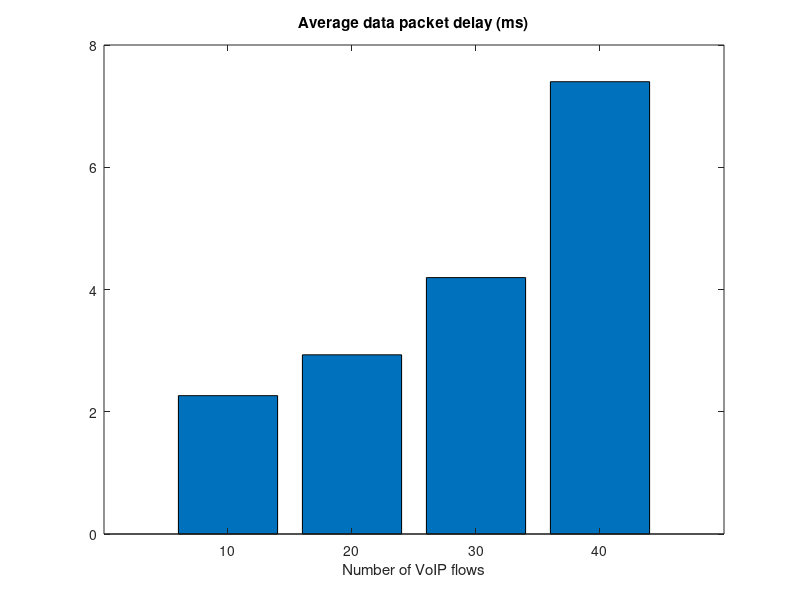
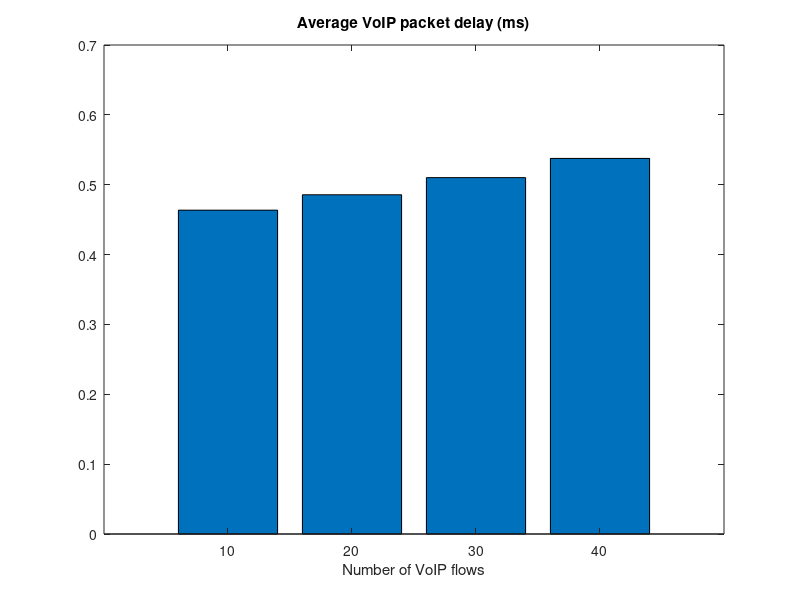

Recreate these plots in MATLAB, in order.
%% Task 2.c.
%--------------------------------
%-------System parameters--------
%--------------------------------   
lambda = 1500;          %pps (data packets)
C = 10 * 10^6;          %bps
f = 1000000;            %Bytes
nVoIP = [10,20,30,40];  %number of VoIP flows

%--------------------------------
%----------Data packets----------
%--------------------------------

% packet sizes: 19% for 64 bytes, 23% for 110 bytes, 17% for 1518 bytes
%               equal probability for all other values (65 to 109 and 111 to 1517)
nPacketSizes = 1518-64 + 1;
otherProbability = (1 - 0.19 - 0.23 - 0.17) / (nPacketSizes - 3);

dataPacketProb(64:1518) = otherProbability;  %vector containing all packets probabilities
dataPacketProb(64) = 0.19;
dataPacketProb(110) = 0.23;
dataPacketProb(1518) = 0.17;

% Expected value of data packet transmission time
EDataPacket = 0; %seconds
% Second Moment of data packet transmission time
ESqrDataPacket = 0; %seconds

for i = 64:1518
    packetTransmitionTime = i*8/C;
    EDataPacket = EDataPacket + packetTransmitionTime * dataPacketProb(i);
    ESqrDataPacket = ESqrDataPacket + packetTransmitionTime^2 * dataPacketProb(i);
end

% mean queue delay
%Wq = lambda*ESqrDataPacket / (2 * (1 - lambda*EDataPacket));
% mean system delay
%W = Wq + EDataPacket;


%--------------------------------
%----------VoIP packets----------
%--------------------------------
%
%VoIP packet sizes: uniformly distributed between 110 and 130 Bytes
%VoIP time between arrivals: uniformly distribued between 16 and 24 ms
%
%Uniform distribution
%a - minimum value
%b - maximum value
%E(X) = 1/2(b+a)
%E(X^2) = (b^3 - a^3) / (3*b - 3*a)

minTransmitionTime = 110*8/C;    %seconds
maxTransmitionTime = 130*8/C;    %seconds

% Expected value of VoIP packet transmission time
EVoipPacket = 1/2*(maxTransmitionTime+minTransmitionTime); %seconds
% Second moment of VoIP packet transmission time
ESqrVoipPacket = (maxTransmitionTime^3 - minTransmitionTime^3) / (3*maxTransmitionTime - 3*minTransmitionTime); %seconds

minArrivalTime = 16 / 1000;    %seconds
maxArrivalTime = 24 / 1000;    %seconds

% Expected value of VoIP packet transmission time (mean)
EVoipArrivalTime = 1/2*(maxArrivalTime+minArrivalTime); %seconds
% VoIP arrivals rate
VoipRate = 1 / EVoipArrivalTime; %pps

%--------------------------------
%-----M/G/1 with priorities------
%--------------------------------
% N VoIP flows (nVoip * voipRate pps), 1 data flow (lambda pps / 1500 pps)
% VoIP priority > Data priority
% All VoIP flows have same priority

% VoIP flow rate vector counting with all VoIP flows
AllVoipRate = VoipRate * nVoIP;  %pps

roVoIP = AllVoipRate * EVoipPacket;
roData = lambda * EDataPacket;

% mean queue delay VoIP vector
WqVoIP = (AllVoipRate .* ESqrVoipPacket + lambda * ESqrDataPacket) ./ (2 .* (1 - roVoIP) ); %ms
% mean system delay VoIP vector
WVoip = (WqVoIP + EVoipPacket) * 1000; %seconds

% mean system delay Data vector
WqData = (AllVoipRate .* ESqrVoipPacket + lambda * ESqrDataPacket) ./ (2 .* (1 - roVoIP) .* (1 - roVoIP - roData) ); %ms
% mean system delay VoIP vector
WData = (WqData + EDataPacket) * 1000; %seconds

%--------------------------------
%----------Bar Charts------------
%--------------------------------
figure(1)
bar(nVoIP,WData)

xlabel('Number of VoIP flows')
title('Average data packet delay (ms)')

figure(2)
bar(nVoIP,WVoip)

xlabel('Number of VoIP flows')
title('Average VoIP packet delay (ms)')



